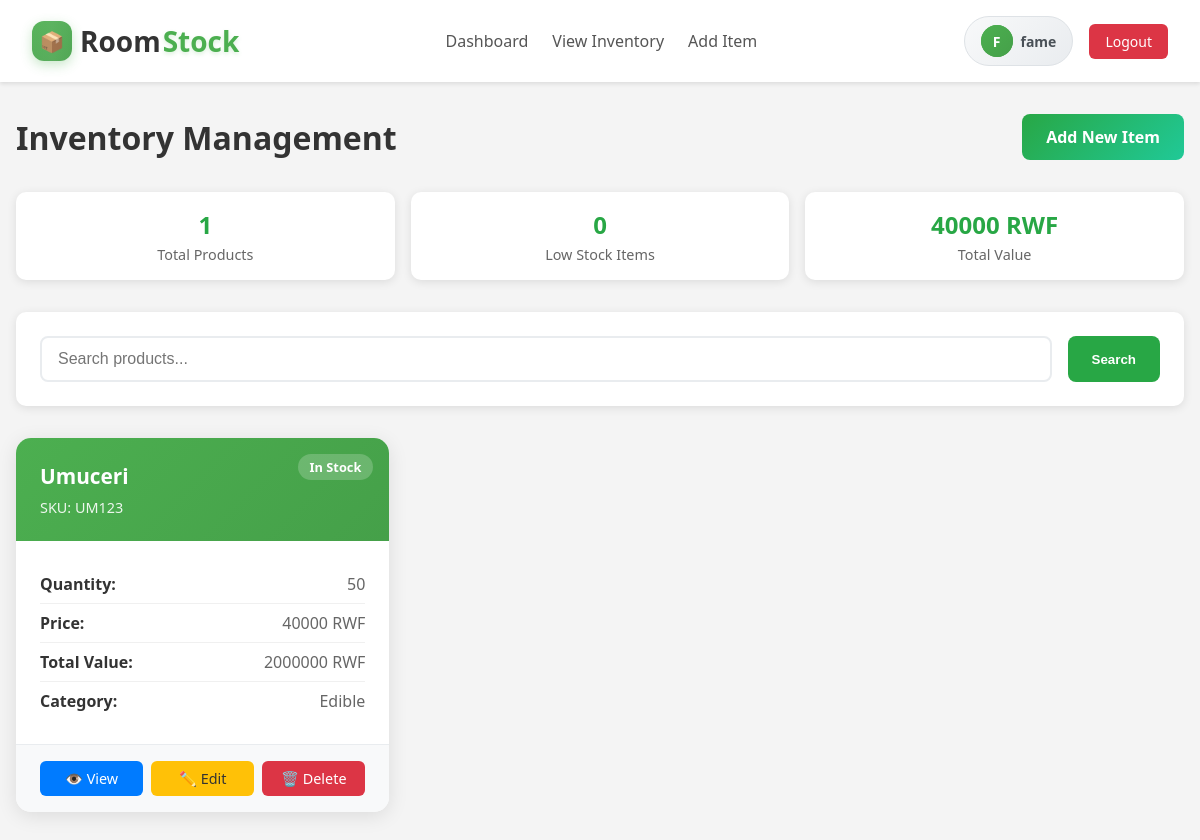
/inventory (signed in), run on the app's committed database.
### roomstockapp/models.py (models this page shows, shortened)
class Product(models.Model):
    product_id = models.AutoField(primary_key=True)
    name = models.CharField(max_length=100)
    sku = models.CharField(max_length=50, unique=True)
    description = models.TextField(blank=True, null=True)
    price = models.DecimalField(max_digits=10, decimal_places=2)
    quantity = models.IntegerField(default=0)
    category = models.ForeignKey(Category, on_delete=models.SET_NULL, null=True, blank=True)
    user = models.ForeignKey(User, on_delete=models.CASCADE)
    created_at = models.DateTimeField(auto_now_add=True)
    updated_at = models.DateTimeField(auto_now=True)
    is_active = models.BooleanField(default=True)
    @property
    def total_value(self):
        return self.price * self.quantity
    class Meta:
        ordering = ['-created_at']

class Category(models.Model):
    name = models.CharField(max_length=100)
    description = models.TextField(blank=True, null=True)
    created_at = models.DateTimeField(auto_now_add=True)
    updated_at = models.DateTimeField(auto_now=True)
    class Meta:
        verbose_name_plural = "Categories"

### roomstockapp/views.py (the view, shortened to what this page needs)
# urls.py: path("inventory",views.inventory_list,name="inventory_list"),
def inventory_list(request):
    products = Product.objects.filter(user=request.user, is_active=True)
    search_query = request.GET.get('search', '')
    total_products = products.count()
    low_stock_count = products.filter(quantity__lte=10).count()
    total_value = products.aggregate(total=Sum('price'))['total'] or 0
    context = {
        'products': products,
        'total_products': total_products,
        'low_stock_count': low_stock_count,
        'total_value': total_value,
    }
    return render(request, 'inventory/inventory_list.html', context)

### roomstockapp/templates/inventory/inventory_list.html (shortened to what this page needs)
{% extends "main.html" %}
{% load static %}
{% block content %}
<div class="inventory-container">
  <div class="page-header">
    <h1 class="page-title">Inventory Management</h1>
    <a href="{% url 'add_item' %}" class="add-item-btn">
       Add New Item
    </a>
  </div>
  <div class="stats-bar">
    <div class="stat-item">
      <div class="stat-number">{{ total_products }}</div>
      <div class="stat-label">Total Products</div>
    </div>
    <div class="stat-item">
      <div class="stat-number">{{ low_stock_count }}</div>
      <div class="stat-label">Low Stock Items</div>
    </div>
    <div class="stat-item">
      <div class="stat-number">{{ total_value|floatformat:0 }} RWF</div>
      <div class="stat-label">Total Value</div>
    </div>
  </div>
  <div class="search-bar">
    <form method="GET" class="search-form">
      <input type="text" name="search" placeholder="Search products..."
             value="{{ request.GET.search }}" class="search-input">
      <button type="submit" class="search-btn"> Search</button>
    </form>
  </div>
  {% if products %}
    <div class="products-grid">
      {% for product in products %}
        <div class="product-card">
          <div class="product-header">
            <div class="product-name">{{ product.name }}</div>
            <div class="product-sku">SKU: {{ product.sku }}</div>
            <div class="stock-badge
              {% if product.quantity <= 0 %}badge-out-of-stock
              {% elif product.quantity <= 10 %}badge-low-stock
              {% else %}badge-in-stock{% endif %}">
              {% if product.quantity <= 0 %}Out of Stock
              {% elif product.quantity <= 10 %}Low Stock
              {% else %}In Stock{% endif %}
            </div>
          </div>
          <div class="product-details">
            <div class="detail-row">
              <span class="detail-label">Quantity:</span>
              <span class="detail-value">{{ product.quantity }}</span>
            </div>
            <div class="detail-row">
              <span class="detail-label">Price:</span>
              <span class="detail-value">{{ product.price|floatformat:0 }} RWF</span>
            </div>
            <div class="detail-row">
              <span class="detail-label">Total Value:</span>
              <span class="detail-value">{{ product.total_value|floatformat:0 }} RWF</span>
            </div>
            {% if product.category %}
            <div class="detail-row">
              <span class="detail-label">Category:</span>
              <span class="detail-value">{{ product.category.name }}</span>
            </div>
            {% endif %}
          </div>
          <div class="product-actions">
            <a href="{% url 'display_item' product.product_id %}" class="action-btn view-btn">👁️ View</a>
            <a href="{% url 'edit_item' product.product_id %}" class="action-btn edit-btn">✏️ Edit</a>
            <a href="{% url 'delete_item' product.product_id %}" class="action-btn delete-btn">🗑️ Delete</a>
          </div>
        </div>
      {% endfor %}
    </div>
  {% endif %}
</div>
{% endblock content %}

### roomstockapp/templates/main.html (shortened to what this page needs)
{% load static %}
<!DOCTYPE html>
<html lang="en">
<head>
    <link rel="stylesheet" href="{% static 'css/styles.css' %}">
</head>
<body>
    {% include "components/navbar.html" %}
    {% block content %}
    {% endblock content %}
</body>
</html>

### roomstockapp/templates/components/navbar.html (shortened to what this page needs)
<!DOCTYPE html>
<html lang="en">
  <head>
  </head>
  <body>
    <nav>
      <a href="{% url 'index' %}" class="logo">
        <div class="logo-icon">📦</div>
        <div class="logo-text">
          <span class="logo-room">Room</span>
          <span class="logo-stock">Stock</span>
        </div>
      </a>
      {% if user.is_authenticated %}
        <div class="nav-links">
          <a href="{% url 'index' %}">Dashboard</a>
          <a href="{% url 'inventory_list' %}">View Inventory</a>
          <a href="{% url 'add_item' %}">Add Item</a>
        </div>
        <div class="user-section">
          <div class="user-info">
            <div class="user-avatar">
              <a href="{% url 'profile' %}" class="user-avatar">
              {{ user.username|first|upper }}
            </a>
            </div>
            <span class="username">{{ user.username }}</span>
          </div>
          <a href="{% url 'logout' %}" class="logout-btn">Logout</a>
        </div>
      {% else %}
        <div class="auth-buttons">
          <a href="{% url 'login' %}"><button>Login</button></a>
          <a href="{% url 'register' %}"><button>Register</button></a>
        </div>
      {% endif %}
    </nav>
  </body>
</html>

### roomstockapp/templates/components/navbar.html (style rules this page uses)
* { box-sizing: border-box; margin: 0; padding: 0; }
body { font-family: "Segoe UI", sans-serif; background-color: #f4f4f4; }
nav { display: flex; justify-content: space-between; align-items: center; padding: 1rem 2rem; background-color: #fff; box-shadow: 0 2px 4px rgba(0, 0, 0, 0.1); }
.logo { display: flex; align-items: center; gap: 8px; font-size: 28px; font-weight: 700; text-decoration: none; color: #333; transition: transform 0.3s ease; }
.logo-icon { width: 40px; height: 40px; background: linear-gradient(135deg, #4CAF50, #45a049); border-radius: 12px; display: flex; align-items: center; justify-content: center; color: white; font-size: 20px; font-weight: bold; box-shadow: 0 4px 12px rgba(76, 175, 80, 0.3); position: relative; overflow: hidden; }
.logo-icon::before { content: ''; position: absolute; top: -50%; left: -50%; width: 200%; height: 200%; background: linear-gradient(45deg, transparent, rgba(255,255,255,0.1), transparent); transform: rotate(45deg); animation: shine 3s infinite; }
.logo-text { display: flex; align-items: baseline; gap: 2px; }
.logo-room { color: #333; font-weight: 600; }
.logo-stock { color: #4CAF50; font-weight: 800; text-shadow: 0 2px 4px rgba(76, 175, 80, 0.2); position: relative; }
.logo-stock::after { content: ''; position: absolute; bottom: -2px; left: 0; width: 100%; height: 2px; background: linear-gradient(90deg, #4CAF50, #45a049); border-radius: 1px; transform: scaleX(0); transform-origin: left; transition: transform 0.3s ease; }
nav .nav-links { display: flex; gap: 1.5rem; }
nav .nav-links a { text-decoration: none; color: #555; font-weight: 500; transition: color 0.3s; }
.user-section { display: flex; align-items: center; gap: 1rem; }
.user-info { display: flex; align-items: center; gap: 0.5rem; padding: 0.5rem 1rem; background: linear-gradient(135deg, #f8f9fa, #e9ecef); border-radius: 25px; border: 1px solid #dee2e6; transition: all 0.3s ease; }
.user-avatar { width: 32px; height: 32px; background: linear-gradient(135deg, #4CAF50, #45a049); border-radius: 50%; display: flex; align-items: center; justify-content: center; color: white; font-weight: bold; font-size: 14px; text-transform: uppercase; text-decoration: none; }
.username { font-weight: 600; color: #495057; font-size: 14px; }
.logout-btn { padding: 0.5rem 1rem; border: none; border-radius: 6px; background-color: #dc3545; color: white; font-weight: 500; font-size: 14px; cursor: pointer; transition: all 0.3s ease; text-decoration: none; display: inline-block; }

### data on the page
Product: name "Umuceri", sku "UM123", shows "In Stock", quantity "50", price "40000", total_value "2000000", category.name "Edible"

### other printed values
{{ user.username|first|upper }} "F"
{{ user.username }} "fame"
{{ total_products }} "1"
{{ low_stock_count }} "0"
{{ total_value|floatformat:0 }} "40000"
